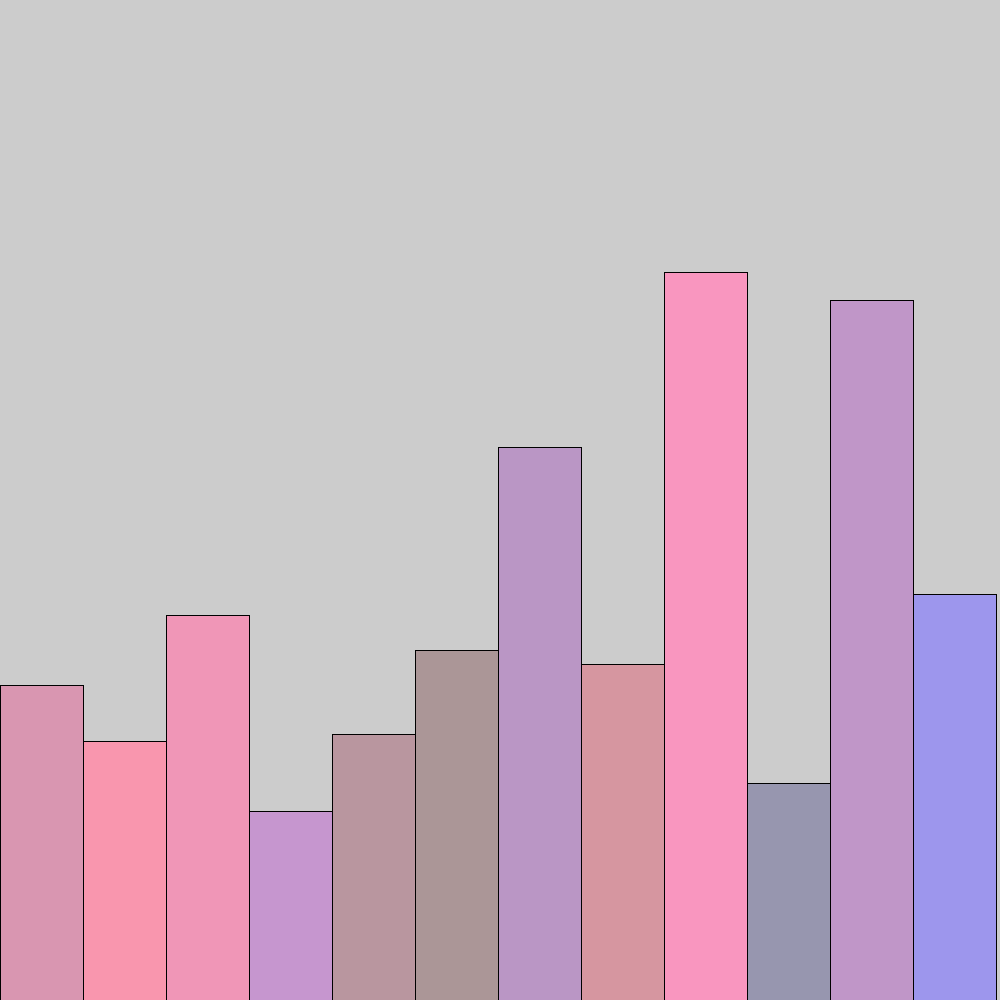
Frame 1 (no input)
Frame 60 (the mouse pressed at the canvas centre just before this capture): identical to frame 1, image omitted
Frame 120 (the mouse held since frame 60 and released just before this capture): identical to frame 1, image omitted

The Processing sketch that drew this single still picture (run headless with seeded random() and noise(); from frame 60 on, the mouse is pressed at the canvas centre):

// Processing sketch: lecture6BarChart
// ── lecture6BarChart.pde
//arrays are bounds checked
//arrays are better in java :)
//they are *objects*, ooh, fancy
//objects have 'fields' which store data about it
//methods - operations on objects that change them
// objects have memory allocated to them or they are null

void setup()
{
  size(1000,1000);
  
  float boxWidth = width/rainfall.length;
  int scale = 7;
 
  for(int i=0;i<rainfall.length;i++)
  {
    float boxHeight = rainfall[i]*scale;
    
    fill(random(150,255),150,random(150,255));
    
    rect(i*boxWidth,height-(boxHeight),boxWidth,(boxHeight));
  }
  
  /*for(int i=0;i<rainfall.length;i++)
  {
    println(rainfall[i]);
  }
  
  for(float r:rainfall)
  {
    println(r);
  }//new type of loop!!!!!!!!! does the same as the prev loop
  */
  
  //println(sum(rainfall));
  //println(avg(rainfall));
  //println("Lowest is",months[minn(rainfall)]);
  //println("Highest is",months[maxx(rainfall)]);
}

//float[] rainfall = new float[12]; you gotta allocate memory to this array it dosent 
                                  //allocate memory automatically
                                  //'new' is our malloc
float[] rainfall = {45,37,55,27,38,50,79,48,104,31,100,58};
//declaring it with elements automatically alloctes memory enough for that amount
//of elements
String[] months = {"January","February","March","April","May","June","July","August","September","October","November","December"};
float barWidth = (width/rainfall.length);
void draw()
{

}

float sum(float[] rainfall)
{
  
  float ans = 0;
  
  for(int i = 0;i<rainfall.length;i++)
  {
    ans+=rainfall[i];
  }
  
  return ans;
}

float avg(float[] rainfall)
{
  return (sum(rainfall))/(rainfall.length);
}

int minn(float[] rainfall)
{
  
  int ans = 0;
  
  for(int i = 0;i<rainfall.length;i++)
  {
    if(rainfall[i]<rainfall[ans])
    {
      ans=i;
    }
  }
  
  return ans;
}

int maxx(float[] rainfall)
{
  
  int ans = 0;
  
  for(int i = 0;i<rainfall.length;i++)
  {
    if(rainfall[i]>rainfall[ans])
    {
      ans=i;
    }
  }
  
  return ans;
}
